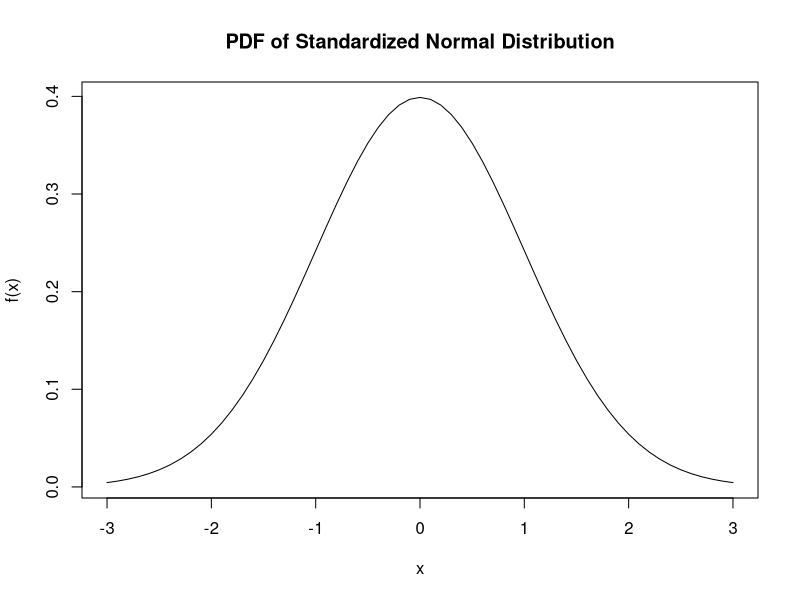
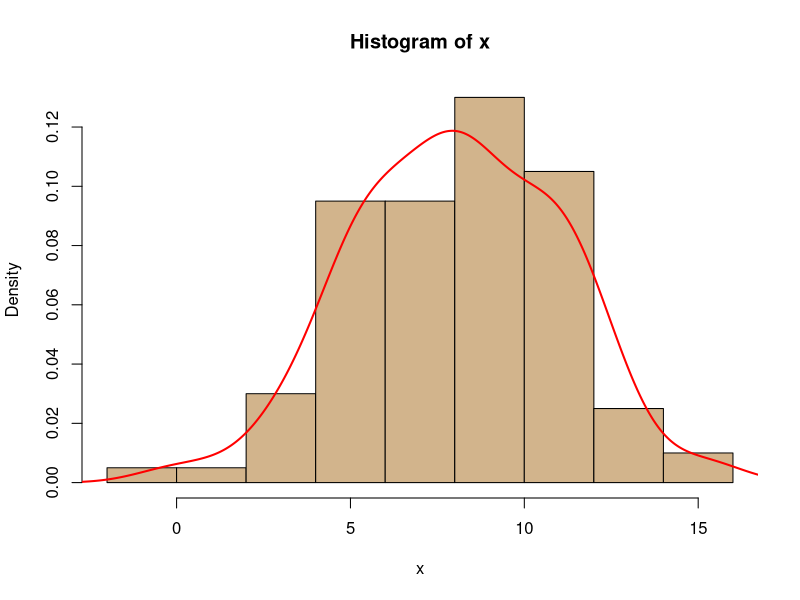
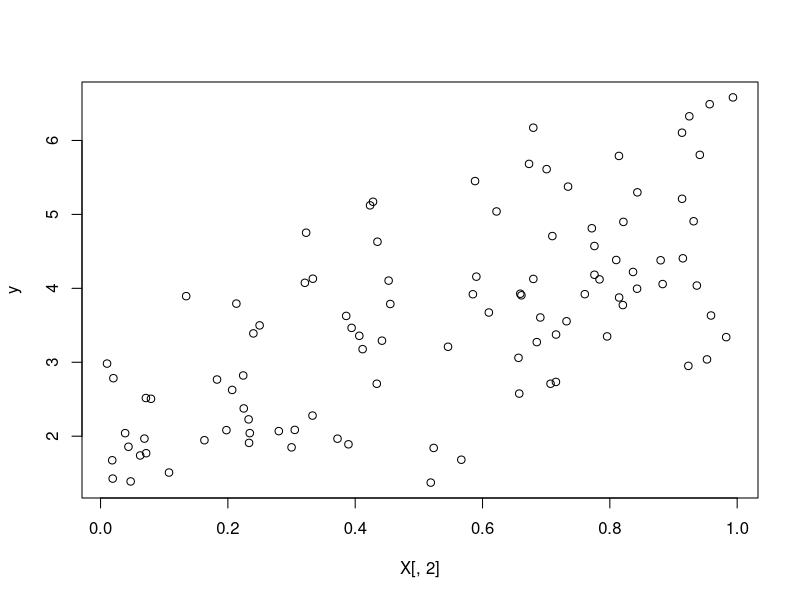

These charts were generated, in order, by the following R code:
## ---- chunk 1
library(knitr)
## ---- chunk 2
# In R, we specify the function calculating pdf for a single-value of x as:
norm_pdf <- function(x, m, s){     
  # x-observation, 
  # m-mean of distribution, 
  # s-sd of distribution
dnsty = 1/sqrt(2*pi*s^2)*exp((-1/(2*s^2))*(x-m)^2)
}
# and plot it
plot(seq(-3,3,.1),sapply(seq(-3,3,.1),FUN=norm_pdf,m=0,s=1),type='l',
ylab='f(x)',xlab='x', main='PDF of Standardized Normal Distribution')
## ---- chunk 3
# Using our custom function
print(norm_pdf(x=0, m=0, s=1))  # density (pdf) for x =   0
print(norm_pdf(x=2, m=0, s=1))  # density (pdf) for x =   2
print(norm_pdf(x=-2, m=0, s=1)) # density (pdf) for x =  -2
print(norm_pdf(x=10, m=0, s=1)) # density (pdf) for x =  10
# The same results can be produced using built-in R function dnorm()
dnorm(0, mean=0, sd=1)  # density (pdf) for x =  0
dnorm(2, mean=0, sd=1)  # density (pdf) for x =  2
dnorm(-2, mean=0, sd=1) # density (pdf) for x = -2
dnorm(10, mean=0, sd=1) # density (pdf) for x = 10
#
# We can also use the dnorm() to illustrate the principle of MLE
# - note that MLE estimation should not be performed using single observations
#
# - say, we fix observation at zero and change the mean for "estimation" purposes
# - we keep sd=1 for simplicity
#
dnorm(0, mean=0, sd=1)  # density (pdf) for x =  0
dnorm(0, mean=2, sd=1)  # density (pdf) for x =  2
dnorm(0, mean=-2, sd=1) # density (pdf) for x = -2
dnorm(0, mean=10, sd=1) # density (pdf) for x = 10
## ---- chunk 4
llik = function(par,x){
  m=par[1] # m: mu estimate
  s=par[2] # s: sd estimate
  # log of the normal likelihood
  # -n/2 * log(2*pi*s^2) + (-1/(2*s^2)) * sum((x-m)^2)
  n=length(x)
  ll = -(n/2)*(log(2*pi*s^2)) + (-1/(2*s^2)) * sum((x-m)^2)
  return(ll)
}
## ---- chunk 5
set.seed(123456) # for consistency set the seed explicitly.
x <- rnorm(100, mean=8, sd=3) # rnorm() takes sd instead of var as argument
hist(x, freq=FALSE,col='tan')
lines(density(x),col='red',lwd=2)
## ---- chunk 6
llik(c(m=0, s=3), x=x)  # for \hat{\mu} = 0, the logLik is:
llik(c(m=7, s=3), x=x)  # for \hat{\mu} = 7, the logLik is:
llik(c(m=25, s=3), x=x) # for \hat{\mu} = 25, the logLik is:
## ---- chunk 7
# the function (here 'llik') is used for estimation,
# some starting values ("estimtes") are provided to the optimizer 
# vector of observations 'x' is provided
# fnscale=-1 is for maximization (not default)
MLE_estimate <- optim(par=c(m=1,s=1), 
                      llik, 
                      x=x, 
                      control=list(fnscale=-1))
## ---- chunk 8
kable(cbind('analytical solution'=c('mean'=mean(x),'sd'=sd(x)),
      'optim() - MLE estimation'= MLE_estimate$par))
## ---- chunk 9
set.seed(101) # For replicability
X <- cbind(1, runif(100)) # generate some regressor observations
theta.true <- c(Intercept=2,Slope=3,sigma=1) 
# true intercept, slope and var(u) for next line
y <- X %*% theta.true[1:2] + rnorm(100)      
# argument sigma=1 is the default for rnorm()
plot(y~X[,2])
## ---- chunk 10
# log Likelihood function of the linear model: y = beta0 + beta1*X + u
# uses the simplified dnorm() version for individual pdfs
lm_lf <- function(theta, y, X) {
  b0=theta[1] # b_0 estimate
  b1=theta[2] # b_1 estimate
  s =theta[3] # s: sd of error estimate
  sum(dnorm(y, mean = X %*% theta[-3], sd = theta[3], log = TRUE))
}
## ---- chunk 11
# Optimization started as some innacurate starting parameter values
MLE.est <- optim(c(b0=5,b1=5,s=5),                           
                 lm_lf,                             
                 control=list(fnscale=-1),  
                 y=y, X=X )                          
MLE.est$par # estimated coefficients (theta hat vector)
MLE.est$value # maximized log Likelihood value
## ---- chunk 12
OLS.est <- lm(y~X[,2])
summary(OLS.est)$coefficients[,1] # estimated coefficients
summary(OLS.est)$sigma # variance calculated after OLS estimation
logLik(OLS.est) # LL vaalue for the OLS-estimated coefficients
